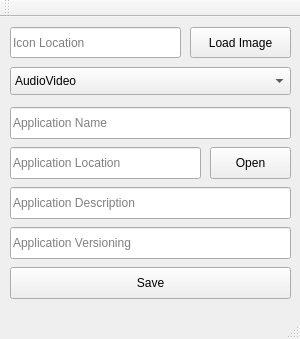
<?xml version="1.0" encoding="UTF-8"?>
<ui version="4.0">
 <class>MainWindow</class>
 <widget class="QMainWindow" name="MainWindow">
  <property name="geometry">
   <rect>
    <x>0</x>
    <y>0</y>
    <width>300</width>
    <height>339</height>
   </rect>
  </property>
  <property name="windowTitle">
   <string>Linux Shortcut Creator</string>
  </property>
  <widget class="QWidget" name="centralWidget">
   <widget class="QComboBox" name="comboBox">
    <property name="geometry">
     <rect>
      <x>10</x>
      <y>50</y>
      <width>281</width>
      <height>28</height>
     </rect>
    </property>
    <item>
     <property name="text">
      <string>AudioVideo</string>
     </property>
    </item>
    <item>
     <property name="text">
      <string>Audio</string>
     </property>
    </item>
    <item>
     <property name="text">
      <string>Video</string>
     </property>
    </item>
    <item>
     <property name="text">
      <string>Development</string>
     </property>
    </item>
    <item>
     <property name="text">
      <string>Education</string>
     </property>
    </item>
    <item>
     <property name="text">
      <string>Game</string>
     </property>
    </item>
    <item>
     <property name="text">
      <string>Graphics</string>
     </property>
    </item>
    <item>
     <property name="text">
      <string>Network</string>
     </property>
    </item>
    <item>
     <property name="text">
      <string>Office</string>
     </property>
    </item>
    <item>
     <property name="text">
      <string>Science</string>
     </property>
    </item>
    <item>
     <property name="text">
      <string>Settings</string>
     </property>
    </item>
    <item>
     <property name="text">
      <string>System</string>
     </property>
    </item>
    <item>
     <property name="text">
      <string>Utility</string>
     </property>
    </item>
   </widget>
   <widget class="QLineEdit" name="app_name">
    <property name="geometry">
     <rect>
      <x>10</x>
      <y>90</y>
      <width>281</width>
      <height>32</height>
     </rect>
    </property>
    <property name="placeholderText">
     <string>Application Name</string>
    </property>
   </widget>
   <widget class="QLineEdit" name="app_loc">
    <property name="geometry">
     <rect>
      <x>10</x>
      <y>130</y>
      <width>191</width>
      <height>32</height>
     </rect>
    </property>
    <property name="readOnly">
     <bool>true</bool>
    </property>
    <property name="placeholderText">
     <string>Application Location</string>
    </property>
   </widget>
   <widget class="QLineEdit" name="app_desc">
    <property name="geometry">
     <rect>
      <x>10</x>
      <y>170</y>
      <width>281</width>
      <height>32</height>
     </rect>
    </property>
    <property name="placeholderText">
     <string>Application Description</string>
    </property>
   </widget>
   <widget class="QLineEdit" name="app_versioning">
    <property name="geometry">
     <rect>
      <x>10</x>
      <y>210</y>
      <width>281</width>
      <height>32</height>
     </rect>
    </property>
    <property name="placeholderText">
     <string>Application Versioning</string>
    </property>
   </widget>
   <widget class="QPushButton" name="save_shortcut">
    <property name="geometry">
     <rect>
      <x>10</x>
      <y>250</y>
      <width>281</width>
      <height>32</height>
     </rect>
    </property>
    <property name="text">
     <string>Save</string>
    </property>
   </widget>
   <widget class="QPushButton" name="open_app_loc">
    <property name="geometry">
     <rect>
      <x>210</x>
      <y>130</y>
      <width>81</width>
      <height>32</height>
     </rect>
    </property>
    <property name="text">
     <string>Open</string>
    </property>
   </widget>
   <widget class="QPushButton" name="app_img_load">
    <property name="geometry">
     <rect>
      <x>190</x>
      <y>10</y>
      <width>101</width>
      <height>31</height>
     </rect>
    </property>
    <property name="text">
     <string>Load Image</string>
    </property>
   </widget>
   <widget class="QLineEdit" name="app_img_loc">
    <property name="geometry">
     <rect>
      <x>10</x>
      <y>10</y>
      <width>171</width>
      <height>31</height>
     </rect>
    </property>
    <property name="readOnly">
     <bool>true</bool>
    </property>
    <property name="placeholderText">
     <string>Icon Location</string>
    </property>
   </widget>
  </widget>
  <widget class="QMenuBar" name="menuBar">
   <property name="geometry">
    <rect>
     <x>0</x>
     <y>0</y>
     <width>300</width>
     <height>26</height>
    </rect>
   </property>
  </widget>
  <widget class="QToolBar" name="mainToolBar">
   <attribute name="toolBarArea">
    <enum>TopToolBarArea</enum>
   </attribute>
   <attribute name="toolBarBreak">
    <bool>false</bool>
   </attribute>
  </widget>
  <widget class="QStatusBar" name="statusBar"/>
 </widget>
 <layoutdefault spacing="6" margin="11"/>
 <resources/>
 <connections/>
</ui>
